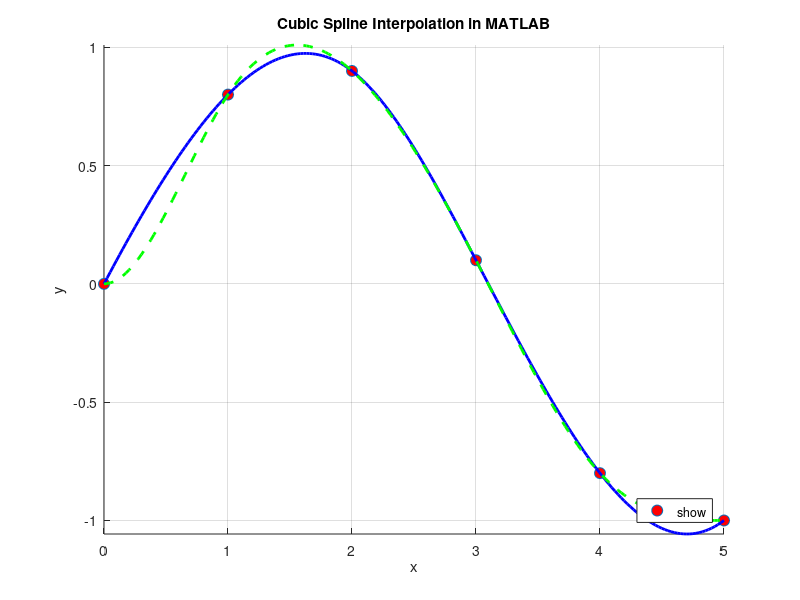

Source code (MATLAB):
clc
clear all;
close all;

% --- Define some data points ---
x = [0, 1, 2, 3, 4, 5];
y = [0, 0.8, 0.9, 0.1, -0.8, -1.0];

% --- Define query points for smooth plotting ---
xq = linspace(min(x), max(x), 200); % 200 points for a smooth curve

% --- 1. Default "Not-a-Knot" Cubic Spline ---
yq_notaknot = spline(x, y, xq);

% Let's specify slopes at the endpoints
slope_start = 0;  % Desired S'(x_0)
slope_end = 0;    % Desired S'(x_n)
% Construct the augmented y vector for clamped spline
y_clamped_input = [slope_start, y, slope_end];
yq_clamped = spline(x, y_clamped_input, xq);

% --- Get the piecewise polynomial structure for the not-a-knot spline ---
pp_notaknot = spline(x, y);
disp('Piecewise polynomial structure (pp_notaknot):');
disp(pp_notaknot);
disp('Coefficients for the first piece (not-a-knot):');
disp(pp_notaknot.coefs(1,:)); % [d1, c1, b1, a1] for interval [x0, x1]

% --- Plotting ---
figure;
hold on;

% Plot original data points
plot(x, y, 'o', 'MarkerFaceColor', 'r', 'MarkerSize', 8, 'DisplayName', 'Data Points');

% Plot Not-a-Knot spline
plot(xq, yq_notaknot, 'b-', 'LineWidth', 2, 'DisplayName', 'Not-a-Knot Spline (Default)');

% Plot Clamped spline (with specified zero end slopes)
plot(xq, yq_clamped, 'g--', 'LineWidth', 2, 'DisplayName', 'Clamped Spline (Slopes=0 at ends)');

hold off;
xlabel('x');
ylabel('y');
title('Cubic Spline Interpolation in MATLAB');
legend('show', 'Location', 'SouthEast');
grid on;
axis tight;
